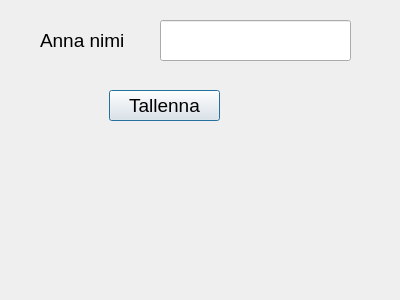
<?xml version="1.0" encoding="UTF-8"?>
<ui version="4.0">
 <class>Login</class>
 <widget class="QDialog" name="Login">
  <property name="geometry">
   <rect>
    <x>0</x>
    <y>0</y>
    <width>400</width>
    <height>300</height>
   </rect>
  </property>
  <property name="windowTitle">
   <string>Dialog</string>
  </property>
  <widget class="QPushButton" name="btnSave">
   <property name="geometry">
    <rect>
     <x>109</x>
     <y>90</y>
     <width>111</width>
     <height>31</height>
    </rect>
   </property>
   <property name="font">
    <font>
     <pointsize>14</pointsize>
    </font>
   </property>
   <property name="text">
    <string>Tallenna</string>
   </property>
  </widget>
  <widget class="QLabel" name="label">
   <property name="geometry">
    <rect>
     <x>40</x>
     <y>20</y>
     <width>91</width>
     <height>41</height>
    </rect>
   </property>
   <property name="font">
    <font>
     <pointsize>14</pointsize>
    </font>
   </property>
   <property name="text">
    <string>Anna nimi</string>
   </property>
  </widget>
  <widget class="QLineEdit" name="textName">
   <property name="geometry">
    <rect>
     <x>160</x>
     <y>20</y>
     <width>191</width>
     <height>41</height>
    </rect>
   </property>
   <property name="font">
    <font>
     <pointsize>14</pointsize>
    </font>
   </property>
  </widget>
 </widget>
 <resources/>
 <connections/>
</ui>
